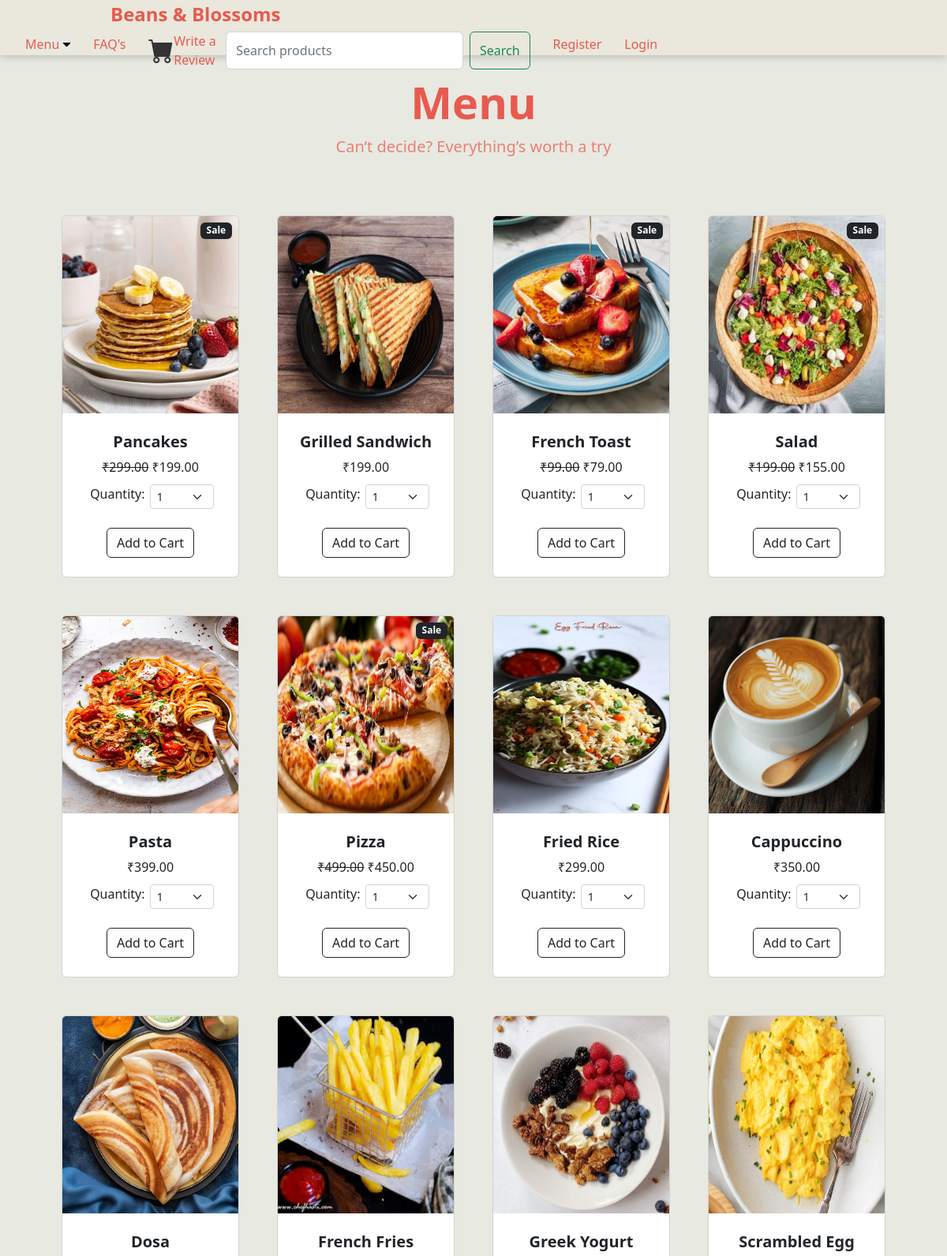
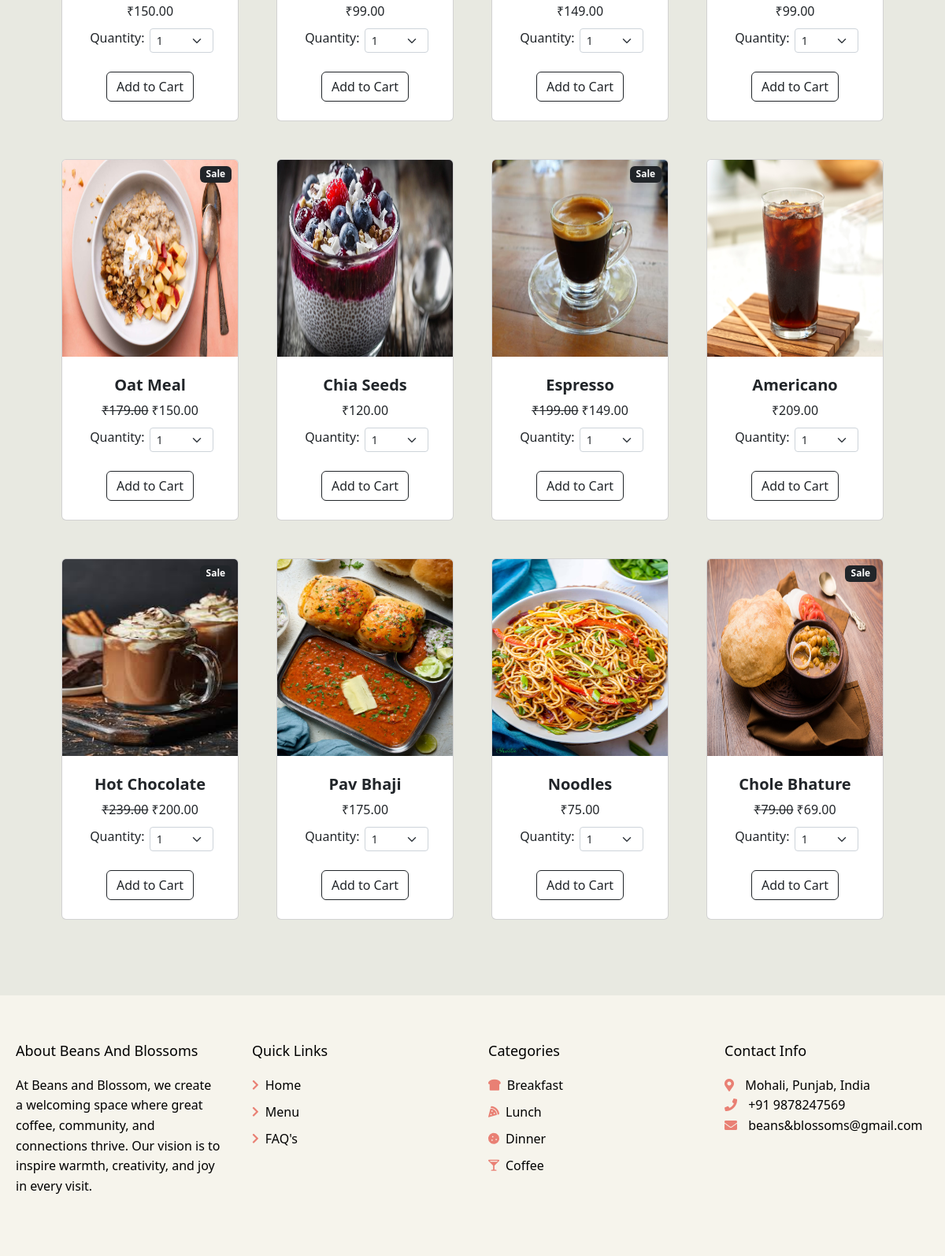
The app's page /menu/ with its own data (2 pictures, top to bottom).
### main/models.py (models this page shows, shortened)
class Product(models.Model):
    name = models.CharField(max_length=100)
    price = models.DecimalField(default=0, decimal_places=2, max_digits=6)
    category = models.ForeignKey(Category, on_delete=models.CASCADE, default=1)
    image = models.ImageField(upload_to='uploads/product/')
    is_sale = models.BooleanField(default=False)
    sale_price = models.DecimalField(default=0, decimal_places=2, max_digits=6)

### main/views.py (the view)
# urls.py: path('menu/', views.menu, name='menu'),
def menu(request):
    products = Product.objects.all()
    return render(request, 'menu.html', {'products': products})

### cart/context_processors.py (called while the page is built)
def cart(request):
    return {'cart': Cart(request)}

### main/templates/menu.html (shortened to what this page needs)
{% extends 'base.html' %}
{% load static %}
{% block content %}
        <header class="py-5">
            <div class="container px-4 px-lg-5 my-5">
                <div class="text-center " style="color:  #E85A4F;;">
                    <h1 class="display-4 fw-bolder">Menu</h1>
                    <p class="lead fw-normal mb-0" style="color: #E98074;">Can’t decide? Everything’s worth a try</p>
                </div>
            </div>
        </header>
        <section class="py-5" style="margin-top: -120px;">
            <div class="container px-4 px-lg-5 mt-5">
                <div class="row gx-4 gx-lg-5 row-cols-2 row-cols-md-3 row-cols-xl-4 justify-content-center">
                    {% for product in products %}
                        {% if product.is_sale == True %}
                    <div class="col mb-5">
                        <div class="card h-100">
                            <div class = "badge bg-dark text-white position-absolute" style="top:0.5rem;right: 0.5rem;">Sale</div>
                            <img class="card-img-top" src="{{ product.image.url }}" height="250px" alt="..."/>
                            <div class="card-body p-4">
                                <div class="text-center">
                                    <h5 class="fw-bolder">{{product.name}}</h5>
                                    <strike>₹{{product.price}}</strike>&nbsp;₹{{product.sale_price}}<br>
                                    <center>
                                        <div style="display: flex; margin-right: -70px;margin-top: 10px;">
                                        <div class="col-md-4" style="margin-left: 5px; ">Quantity:</div>
                                    <div class="col-md-4">
                                <select class="form-select form-select-sm" id="qty-cart">
                                    <option value="1">1</option>
                                </select>
                                </div>
                                </div></div></center>
                            </div>
                            <div class="card-footer p-4 pt-0 border-top-0 bg-transparent">
                                <div class="text-center">
                                    <button class="btn btn-outline-dark mt-auto addcart" type="button" value="{{ product.id }}"  >Add to Cart</button>
                                </div>
                            </div>
                        </div>
                    </div>
                    {% else %}
                    <div class="col mb-5">
                        <div class="card h-100">
                            <img class="card-img-top" src="{{ product.image.url }}" height="250px" alt="..." />
                            <div class="card-body p-4">
                                <div class="text-center">
                                    <h5 class="fw-bolder">{{product.name}}</h5>
                                    ₹{{product.price}}<br>
                                    <center>
                                        <div style="display: flex; margin-right: -70px;margin-top: 10px;">
                                        <div class="col-md-4" style="margin-left: 5px; ">Quantity:</div>
                                    <div class="col-md-4">
                                <select class="form-select form-select-sm" id="qty-cart">
                                    <option value="1">1</option>
                                </select>
                                </div>
                                </div></div></center>
                            </div>
                            <div class="card-footer p-4 pt-0 border-top-0 bg-transparent">
                                <div class="text-center">
                                    <button class="btn btn-outline-dark mt-auto addcart" type="button" value="{{ product.id }}" >Add to Cart</button>
                                </div>
                            </div>
                        </div>
                    </div>
                    {% endif %}
                    {% endfor %}
    </div>
    </section>
{% endblock %}

### main/templates/base.html (style rules this page uses)
* { margin: 0; padding: 0; box-sizing: border-box; }
body { background-color: #E8E9E1; }

### records on screen
Product: image (picture), name "Pancakes", price "299.00", sale_price "199.00"
Product: image (picture), name "Grilled Sandwich", price "199.00", {{ product.id }} 2 (drawn)
Product: image (picture), name "French Toast", price "99.00", sale_price "79.00", {{ product.id }} 3 (drawn)
Product: image (picture), name "Salad", price "199.00", sale_price "155.00", {{ product.id }} 4 (drawn)
Product: image (picture), name "Pasta", price "399.00", {{ product.id }} 5 (drawn)
Product: image (picture), name "Pizza", price "499.00", sale_price "450.00", {{ product.id }} 6 (drawn)
Product: image (picture), name "Fried Rice", price "299.00", {{ product.id }} 7 (drawn)
Product: image (picture), name "Cappuccino", price "350.00", {{ product.id }} 8 (drawn)
Product: image (picture), name "Dosa", price "150.00", {{ product.id }} 9 (drawn)
Product: image (picture), name "French Fries", price "99.00", {{ product.id }} 10 (drawn)
Product: image (picture), name "Greek Yogurt", price "149.00", {{ product.id }} 11 (drawn)
Product: image (picture), name "Scrambled Egg", price "99.00", {{ product.id }} 12 (drawn)
Product: image (picture), name "Oat Meal", price "179.00", sale_price "150.00", {{ product.id }} 13 (drawn)
Product: image (picture), name "Chia Seeds", price "120.00", {{ product.id }} 14 (drawn)
Product: image (picture), name "Espresso", price "199.00", sale_price "149.00", {{ product.id }} 15 (drawn)
Product: image (picture), name "Americano", price "209.00", {{ product.id }} 16 (drawn)
Product: image (picture), name "Hot Chocolate", price "239.00", sale_price "200.00", {{ product.id }} 17 (drawn)
Product: image (picture), name "Pav Bhaji", price "175.00", {{ product.id }} 18 (drawn)
Product: image (picture), name "Noodles", price "75.00", {{ product.id }} 19 (drawn)
Product: image (picture), name "Chole Bhature", price "79.00", sale_price "69.00", {{ product.id }} 20 (drawn)
